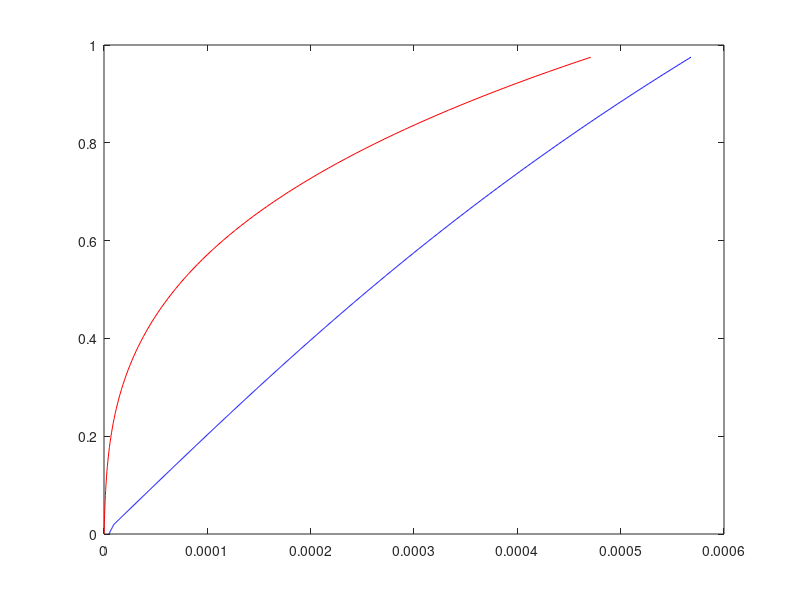

This chart was generated by the following MATLAB code:
%% BJSprofiles
%% Profiles for channel with BJS boundary conditions

% slip factor
phi = 0.02;

% channle slope
alpha = -0.0005;

% Reynolds
Re = 1e-05;

% Epsilon
eps = 1;

% Nodes in x and z
nx = 2000;
nz = 20;

% Samplig x
xs = 50;

M = csvread('data.csv',1,0);

%% Calculations

% Compute stuff
hend = 1 + alpha*100;
h_in = linspace(0,1,nz);
h_end = linspace(0,hend,nz);

% Height at the sampling point
h = 1+alpha/eps*xs;

% Z coordinate vector at xs

z = linspace(0,h,100);

% Pressure gradient and curvature at xs
dpdx= -3.0/(3.0*phi*h  + h^2);
dpdx2 = (9.0*phi + 6.0*h)*alpha/eps/(3.0*phi*h+h^2)^2;

% Permeation velocity at xs
V = (h + phi)*alpha*z*dpdx - (z.^3/6.0 - h^2*z/2.0 - phi*h*z)*dpdx2;

plot(V,z,'-r')
hold on;
plot(M(:,3),M(:,end),'-b')
    